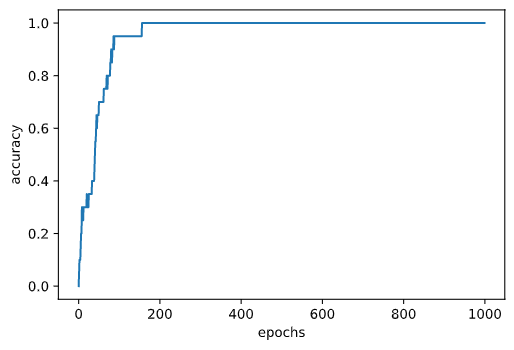

Here is the Python script that generated this plot:
# %%
import nltk
from nltk.stem.lancaster import LancasterStemmer
stemmer = LancasterStemmer()

import numpy
import tensorflow
from tensorflow import keras
from tensorflow.keras import layers
import random
import json

# %%
# Extract the information from the intents.json file
with open("intents.json") as file:
    data = json.load(file)

words = []
labels = []
docs_x = []
docs_y = []

for intent in data["intents"]:
    for pattern in intent["patterns"]:
        wrds = nltk.word_tokenize(pattern)
        words.extend(wrds)
        docs_x.append(wrds)
        docs_y.append(intent["tag"])

    if intent["tag"] not in labels:
        labels.append(intent["tag"])

words = [stemmer.stem(w.lower()) for w in words if w != "?"]
words = sorted(list(set(words)))

labels = sorted(labels)

training = []
output = []

out_empty = [0 for _ in range(len(labels))]

for x, doc in enumerate(docs_x):
    bag = []

    wrds = [stemmer.stem(w.lower()) for w in doc]

    for w in words:
        if w in wrds:
            bag.append(1)
        else:
            bag.append(0)

    output_row = out_empty[:]
    output_row[labels.index(docs_y[x])] = 1

    training.append(bag)
    output.append(output_row)


training = numpy.array(training)
output = numpy.array(output)

# %%
# Build the model
model = keras.Sequential(
    [
        layers.Dense(8, name="dense1"),
        layers.Dense(8, name="dense2"),
        layers.Dense(len(output[0]), activation="softmax", name="output")
    ]) 
model.build(input_shape=[None,len(training[0])])
model.compile(loss='categorical_crossentropy', optimizer='rmsprop', metrics=['accuracy'])

model.summary()
# %%
# Training
from tensorflow.keras.callbacks import EarlyStopping, ReduceLROnPlateau
epochs = 1000
history = model.fit(training, output, epochs=epochs, batch_size = 8)
model.save("model.keras")

# %%
# Plot the history of the accuracy gain during the training process
import matplotlib.pyplot as plt
L = history.history['accuracy']
plt.plot([i for i in range(len(L))], L)
plt.xlabel('epochs')
plt.ylabel('accuracy')

# %%
